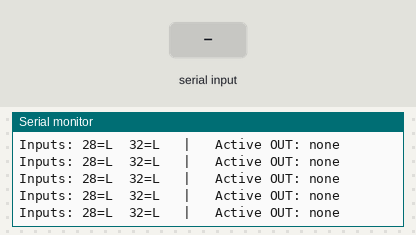
This sketch was run on a simulated Arduino Uno, built with avr-gcc and run on an emulated ATmega328P. Shown: the last lines printed to the serial monitor. The test bench sets the inputs (shaded band).

Above: at 1.7 s.
1.8 s: "90 45\n" received over Serial
3.3 s: "30 150\n" received over Serial
At 3.41 s:
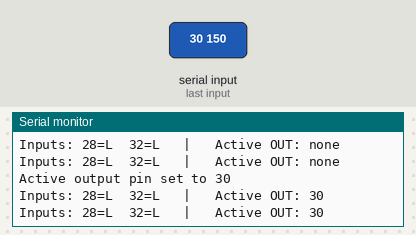
4.8 s: "0\n" received over Serial
At 4.91 s:
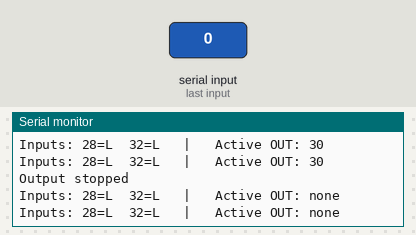

Measured:
- after the input at 3.3 s, the serial monitor: prints a new line at once (image 1)
- after the input at 4.8 s, the serial monitor: prints a new line at once (image 2)

The sketch:

teensy_pin_test.ino
```cpp
#include <Arduino.h>
#include "pin_config.h"

static int activeOutputPin = -1;
static bool outputState = false;
static uint32_t lastToggleUs = 0;
static uint32_t lastInputPrintMs = 0;

static char rxBuffer[32];
static uint8_t rxPos = 0;

// --------------------------------------------------
// Helpers
// --------------------------------------------------

bool isConfiguredOutputPin(uint8_t pin) {
  for (size_t i = 0; i < NUM_OUTPUT_PINS; ++i) {
    if (outputPins[i].pin == pin) {
      return true;
    }
  }
  return false;
}

void setupPins() {
  for (size_t i = 0; i < NUM_INPUT_PINS; ++i) {
    pinMode(inputPins[i].pin, INPUT_PULLUP);   // change to INPUT if needed
  }

  for (size_t i = 0; i < NUM_OUTPUT_PINS; ++i) {
    pinMode(outputPins[i].pin, OUTPUT);
    digitalWrite(outputPins[i].pin, LOW);
  }
}

void printHelp() {
  Serial.println();
  Serial.println("Teensy Pin Test ready");
  Serial.println("Enter only a pin number:");
  Serial.println("  2   -> output on pin 2");
  Serial.println("  23  -> output on pin 23");
  Serial.println("  0   -> stop output");
  Serial.println();
}

void printInputs() {
  Serial.print("Inputs: ");
  for (size_t i = 0; i < NUM_INPUT_PINS; ++i) {
    Serial.print(inputPins[i].pin);
    Serial.print("=");
    Serial.print(digitalRead(inputPins[i].pin) ? "H" : "L");
    if (i + 1 < NUM_INPUT_PINS) {
      Serial.print("  ");
    }
  }

  Serial.print("   |   Active OUT: ");
  if (activeOutputPin >= 0) {
    Serial.println(activeOutputPin);
  } else {
    Serial.println("none");
  }
}

void selectOutputPin(int pin) {
  // switch off old pin
  if (activeOutputPin >= 0) {
    digitalWrite((uint8_t)activeOutputPin, LOW);
  }

  outputState = false;
  lastToggleUs = micros();

  if (pin == 0) {
    activeOutputPin = -1;
    Serial.println("Output stopped");
    return;
  }

  if (pin < 0 || pin > 255 || !isConfiguredOutputPin((uint8_t)pin)) {
    activeOutputPin = -1;
    Serial.println("Error: pin is not a configured output");
    return;
  }

  activeOutputPin = pin;
  digitalWrite((uint8_t)activeOutputPin, LOW);

  Serial.print("Active output pin set to ");
  Serial.println(activeOutputPin);
}

void handleSerialLine(const char* line) {
  while (*line == ' ' || *line == '\t') {
    ++line;
  }

  if (*line == '\0') {
    return;
  }

  int pin = atoi(line);
  selectOutputPin(pin);
}

void readSerialInput() {
  while (Serial.available() > 0) {
    char c = (char)Serial.read();

    if (c == '\r' || c == '\n') {
      if (rxPos > 0) {
        rxBuffer[rxPos] = '\0';
        handleSerialLine(rxBuffer);
        rxPos = 0;
      }
      continue;
    }

    if (rxPos < sizeof(rxBuffer) - 1) {
      rxBuffer[rxPos++] = c;
    } else {
      // overflow protection
      rxPos = 0;
      Serial.println("Error: input too long");
    }
  }
}

void updateOutputSignal() {
  if (activeOutputPin < 0) {
    return;
  }

  uint32_t now = micros();
  if ((uint32_t)(now - lastToggleUs) >= OUTPUT_TOGGLE_INTERVAL_US) {
    lastToggleUs = now;
    outputState = !outputState;
    digitalWrite((uint8_t)activeOutputPin, outputState ? HIGH : LOW);
  }
}

void updateInputDisplay() {
  uint32_t now = millis();
  if ((uint32_t)(now - lastInputPrintMs) >= INPUT_PRINT_INTERVAL_MS) {
    lastInputPrintMs = now;
    printInputs();
  }
}

// --------------------------------------------------
// Arduino
// --------------------------------------------------

void setup() {
  Serial.begin(115200);
  setupPins();

  delay(500);
  printHelp();
}

void loop() {
  readSerialInput();
  updateOutputSignal();
  updateInputDisplay();
}
```

pin_config.h
```cpp
#ifndef PIN_CONFIG_H
#define PIN_CONFIG_H

#include <Arduino.h>

// -----------------------------
// Konfiguration
// -----------------------------

struct PinEntry {
  uint8_t pin;
  const char* name;
};

// Relevante Eingänge
static const PinEntry inputPins[] = {
  {28,  "IN_28"},
  {32,  "IN_32"},
};

// Relevante Ausgänge
static const PinEntry outputPins[] = {
  {29,  "OUT_29"},
  {30,  "OUT_30"},
  {31,  "OUT_31"}
};

static const size_t NUM_INPUT_PINS  = sizeof(inputPins) / sizeof(inputPins[0]);
static const size_t NUM_OUTPUT_PINS = sizeof(outputPins) / sizeof(outputPins[0]);

// Input display interval
static const uint32_t INPUT_PRINT_INTERVAL_MS = 100;

// 5 kHz square wave => period 200 us => toggle every 100 us
static const uint32_t OUTPUT_TOGGLE_INTERVAL_US = 100;

#endif
```
